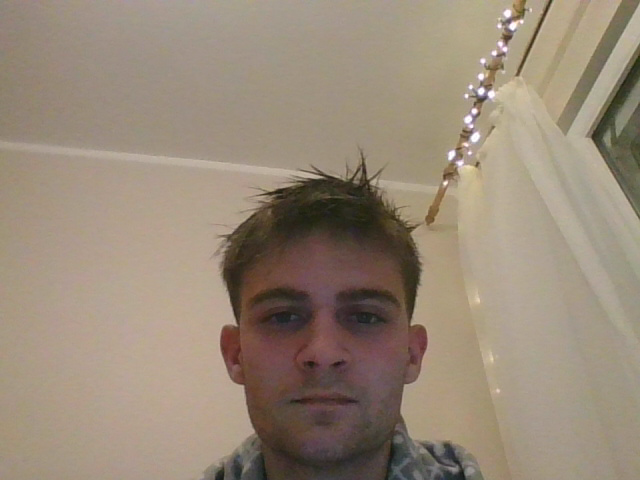
#> input picture Game_Control_Dev_ver_2/fbi_picture1.png, 640 x 480 px
$ jupyter execute Game_control_dev_ver2.ipynb
#> lines starting #> are read from the running program, lines starting #| are printed output that depends on the picture
Selle notebookiga teeb proovi natuke teise lähenemisega.
Kontrollideks on nüüd pea kallutamine vasakule ja paremale ning power move-i aktiveerimiseks peab naeratama.
Pea kallet saab mõõta, kui tuvastada silmad ja nende vahelt tõmmatud joone kallet mõõta. Naeratust oleks vaja lihtsalt tuvastada, kas on olemas või ei ole.

Kasutatud on praktikumi materjale.

Naeratuse tuvastamine oli kehv, sest andis palju vale positiivseid. Seetõttu "power" käsk läheb käiku nüüd, kui pildi pealt nägu ei tuvastata. Ehk siis pead näo kaamera eest korraks ära võtma või palju kallutama kummalegi poole. Suure kalde all ei tuvastata nägu ära.

[cell 1]
import cv2 as cv
import numpy as np
import matplotlib
from matplotlib import pyplot as plt
import copy
import math

[cell 2]
def näitaPilti(pilt):
    #lokaalselt parema kvalliga
    #cv.imshow('Test pilt', pilt)
    #cv.waitKey(0)
    #cv.destroyAllWindows()

    #cv2_imshow(img) #colabi jaoks

    plt.subplot(111),plt.imshow(pilt),plt.title('Pilt')
    plt.show()

[cell 3]
testPildid = []

i = 1
while True:
    try:
        p = cv.imread(f"fbi_picture{i}.png")
#> p is the input picture: shape (480, 640, 3); mean B, G, R 119.9, 137.1, 152
        len(p) #viskab errori kui pilti ei ole
        testPildid.append(p)
        i += 1
    except:
        break

[cell 4]
face_cascade = cv.CascadeClassifier("haarcascade_frontalface_default.xml")
eye_cascade = cv.CascadeClassifier("haarcascade_eye.xml")
smile_cascade = cv.CascadeClassifier('haarcascade_smile.xml')

[cell 5]
def teostaTuvastus(img):
    koopia = img.copy()
    gray = cv.cvtColor(koopia, cv.COLOR_BGR2GRAY)
    faces = face_cascade.detectMultiScale(gray)

    eyes = []
    smiles = []
    for (x, y, w, h) in faces:
        cv.rectangle(koopia, (x, y), (x+w, y+h), (0, 0, 255), 2)
        roi_gray = gray[y:y + h, x : x + h]
        roi_color = koopia[y:y + h, x : x + h]

        eyes = eye_cascade.detectMultiScale(roi_gray)
        for (ex, ey, ew, eh) in eyes:
            cv.rectangle(roi_color, (ex, ey), (ex+ew, ey+eh), (0, 255, 255), 2)

        smiles = smile_cascade.detectMultiScale(roi_gray, 1.8, 20)
        for (sx, sy, sw, sh) in smiles:
            cv.rectangle(roi_color, (sx, sy), ((sx + sw), (sy + sh)), (0, 0, 255), 2)


    print(f"Silmi {len(eyes)}")
    print(f"Naeratusi {len(smiles)}")
    print("Silmade andmed:")
    for s in eyes:
        print(s)

    näitaPilti(koopia)

[cell 6]
for i, img in enumerate(testPildid):
    print(f"Pilt {i}:")
    teostaTuvastus(img)
#> this loop made 2 passes
#> faces in teostaTuvastus on passes 1 to 2: [[218, 235, 212, 212]], [[201, 229, 220, 220]]
#| Pilt 0:
#| Silmi 2
#| Naeratusi 0
#| Silmade andmed:
#| [122  58  49  49]
#| [37 56 53 53]
#| Pilt 1:
#| Silmi 2
#| Naeratusi 1
#| Silmade andmed:
#> (further printed lines are left out)
#> pass 1, in teostaTuvastus, `gray = cv.cvtColor(koopia, cv.COLOR_BGR2GRAY)`:
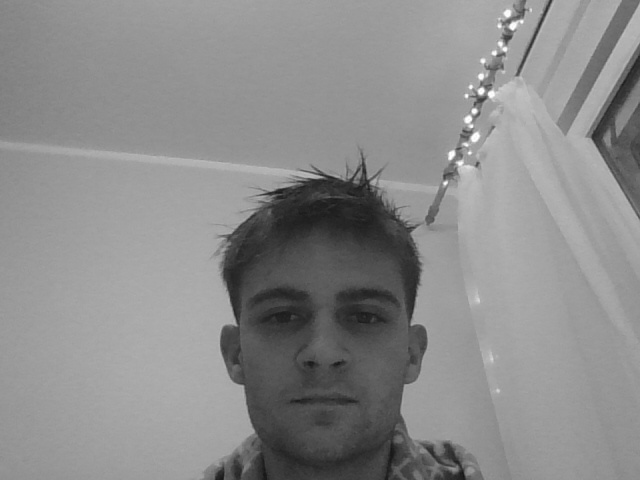
#> gray: shape (480, 640); min 21, max 255, mean 139.5
#> pass 1, in näitaPilti, `plt.show()`:
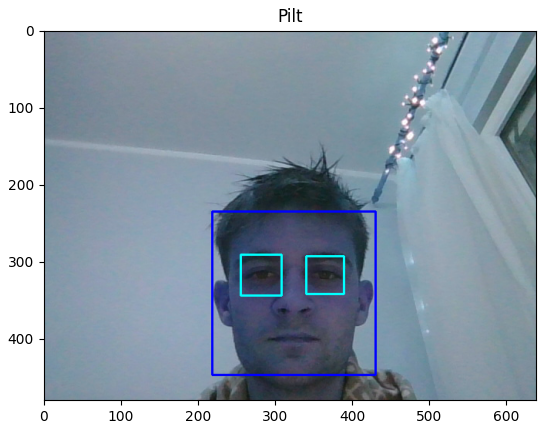
#> figure drawn by matplotlib, 1 panel; B, G, R data is drawn as R, G, B
#> pass 2, in teostaTuvastus (call 2), `gray = cv.cvtColor(koopia, cv.COLOR_BGR2GRAY)`:
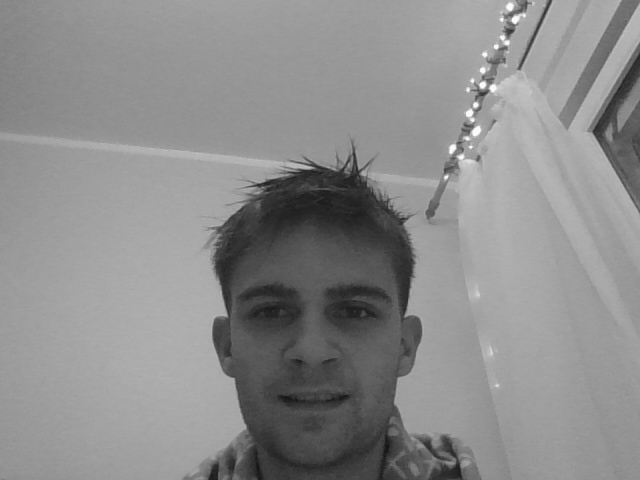
#> gray: shape (480, 640); min 20, max 254, mean 140.4
#> pass 2, in näitaPilti (call 2), `plt.show()`:
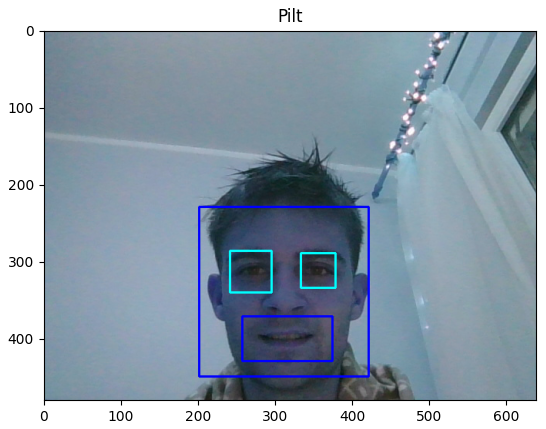
#> figure drawn by matplotlib, 1 panel; B, G, R data is drawn as R, G, B

[cell 7]
"""
    Tagastus listina võimalikest väärtustest:
    'vasak'
    'parem'
    'power'
"""
def ennusta(img):
    koopia = img.copy()
    gray = cv.cvtColor(koopia, cv.COLOR_BGR2GRAY)
    faces = face_cascade.detectMultiScale(gray)

    eyes = []
    smiles = []
    for (x, y, w, h) in faces:
        cv.rectangle(koopia, (x, y), (x+w, y+h), (0, 0, 255), 2)
        roi_gray = gray[y:y + h, x : x + h]
        roi_color = koopia[y:y + h, x : x + h]
        eyes = eye_cascade.detectMultiScale(roi_gray)
        smiles = smile_cascade.detectMultiScale(roi_gray, 1.8, 20)

    vastused = []
    if len(smiles) == 1:
        vastused.append("power")

    if len(eyes) == 2:
        #silmade koordinaadid x,y (tuvastuse keskpunkt)
        kesk1 = (eyes[0][0] + int(eyes[0][2] / 2), eyes[0][1] + int(eyes[0][3] / 2))
        kesk2 = (eyes[1][0] + int(eyes[1][2] / 2), eyes[1][1] + int(eyes[1][3] / 2))

        if (kesk1[0] < kesk2[0]):
            vasak = kesk1
            parem = kesk2
        else:
            vasak = kesk2
            parem = kesk1

        tolerants = 20
        vahe = vasak[1] - parem[1]


        if vahe > tolerants:
            vastused.append("paremale")
        if vahe < -tolerants:
            vastused.append("vasakule")
    return vastused

[cell 8]
for i, img in enumerate(testPildid):
    print(f"Pilt {i}:")
    print(ennusta(img))
    print()
#> this loop made 2 passes
#> (faces in ennusta, vasak in ennusta, parem in ennusta, tolerants in ennusta, vahe in ennusta) on passes 1 to 2: ([[218, 235, 212, 212]], (63, 82), (146, 82), 20, 0), ([[201, 229, 220, 220]], (67, 84), (154, 82), 20, 2)
#| Pilt 0:
#| []
#| Pilt 1:
#| ['power']
